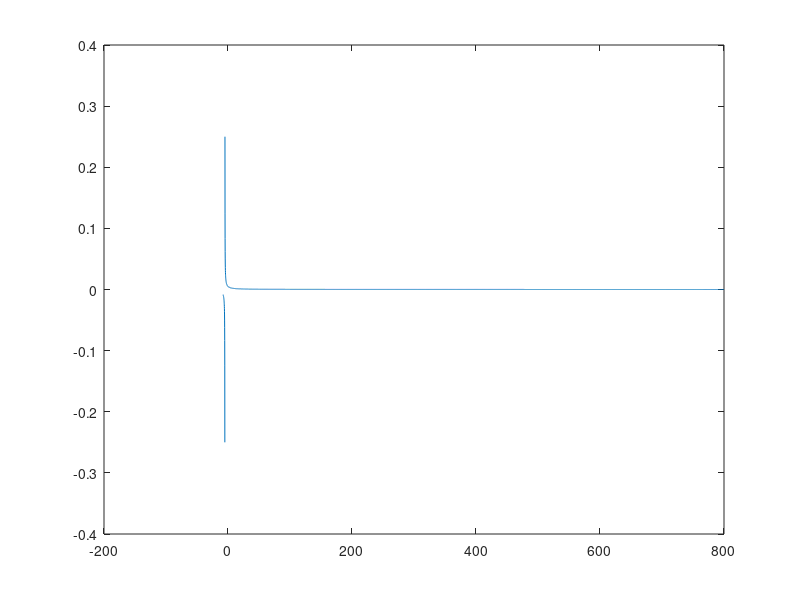

The MATLAB script that drew this image:
mu=0.005;
omega=1;
gamma=-10;
tau=0.20; %2*pi/((omega-gamma*mu));
%
J=[mu, -omega; omega,mu];
k=0.045;
% tau=1; 
beta=0;
B=[1+k*tau*cos(beta),-k*tau*sin(beta);k*tau*sin(beta),1+k*tau*cos(beta)];
eig(J,B)

%% analitical
beta=[0:0.1:2*pi]; beta=0;
k=-8:0.1:800;
a=1+k.*tau.*cos(beta);
b=k.*tau.*sin(beta);
delta=(-2*a*mu-2*b*omega).^2-4*(a.^2+b.^2).*(omega^2+mu^2);
sol1=-((-2*a*mu-2*b*omega)-sqrt(delta))/2./(a.^2+b.^2)
sol2=-((-2*a*mu-2*b*omega)+sqrt(delta))/2./(a.^2+b.^2)

plot(k,real(sol1));